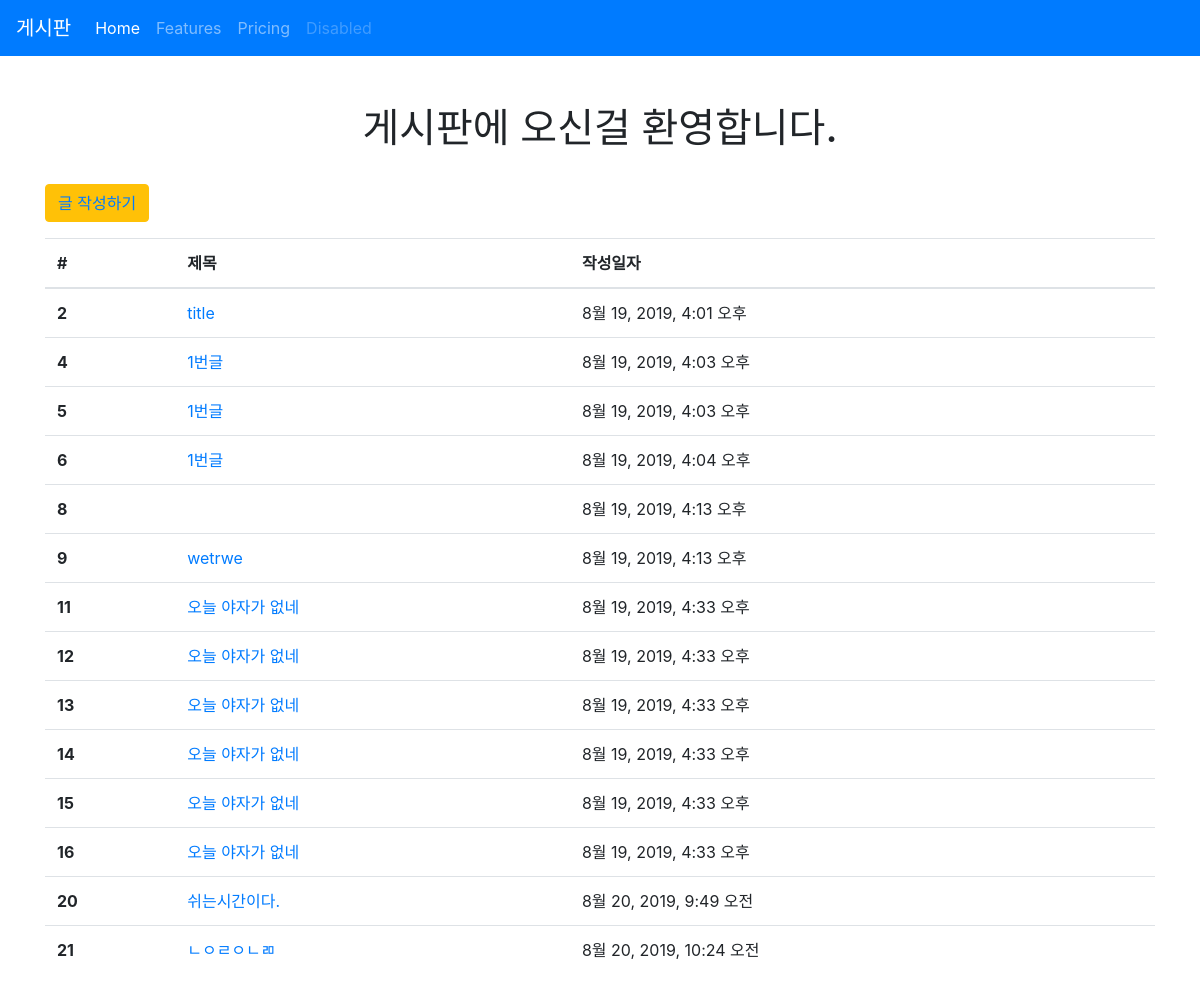
/articles/, run on an earlier commit of the app's database.
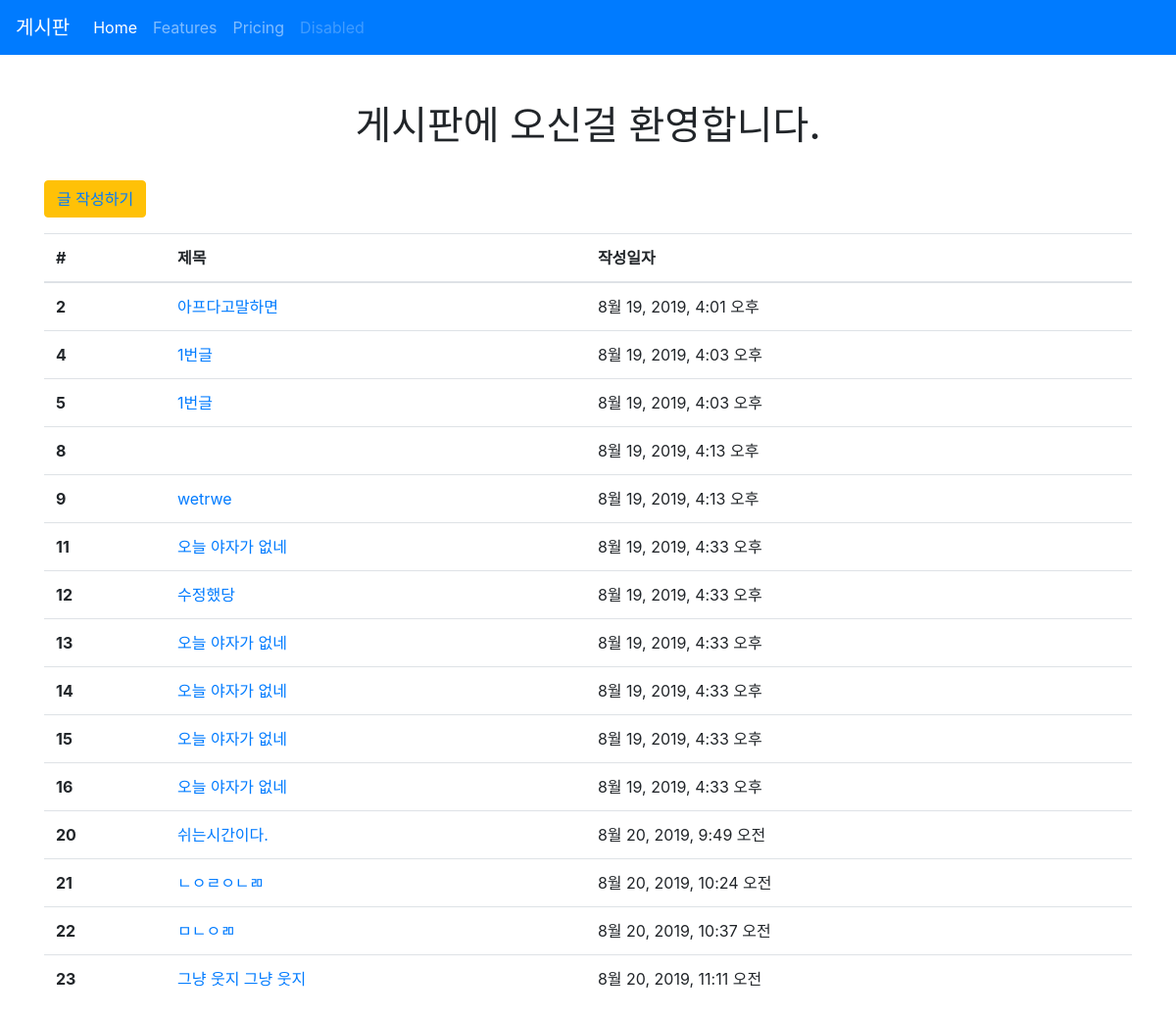
And on a later commit of the database.
### articles/models.py (models this page shows, shortened)
class Article(models.Model):
    title = models.CharField(max_length=10)
    context = models.TextField()
    created_at = models.DateTimeField(auto_now_add=True)
    update_at = models.DateTimeField(auto_now=True)

### articles/views.py (the view)
# urls.py: path('', views.index),
def index(request):
    articles = Article.objects.all()
    context = {
        'articles' : articles,
    }
    return render(request, 'articles/index.html', context)

### articles/templates/articles/index.html
{% extends 'articles/base.html' %}
{% block body %}
<h1 class="text-center my-3">게시판에 오신걸 환영합니다.</h1>
<button type="button" class="btn btn-warning my-3"><a href="/articles/new/">글 작성하기</a></button>
<table class="table">
  <thead>
    <tr>
      <th scope="col">#</th>
      <th scope="col">제목</th>
      <th scope="col">작성일자</th>
    </tr>
  </thead>
  <tbody>
    {% for article in articles %}
    <tr>
      <th scope="row">{{ article.id }}</th>
      <td><a href="/articles/{{ article.pk }}">
          {{  article.title  }}
        </a></td>
      <td>{{  article.created_at  }}</td>
    </tr>
    {% endfor %}
  </tbody>
</table>
{% endblock %}

What changed in the data, as far as the page shows it:
removed Article: id "6", title "1번글", created_at "8월 19, 2019, 4:04 오후"
changed Article id 2: title "title" → "아프다고말하면"
changed Article id 12: title "오늘 야자가 없네" → "수정했당"
added Article: id "22", title "ㅁㄴㅇㄻ", created_at "8월 20, 2019, 10:37 오전"
added Article: id "23", title "그냥 웃지 그냥 웃지", created_at "8월 20, 2019, 11:11 오전"
